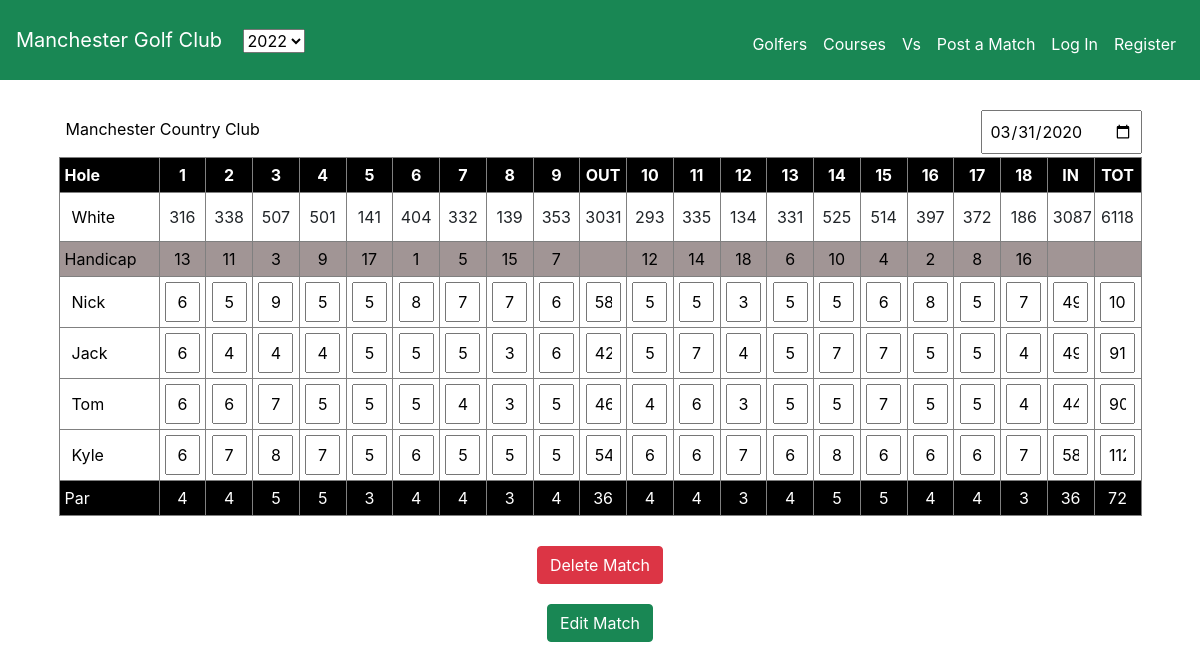
The app's page /edit/10/ with its own data.
### golf/models.py (models this page shows, shortened)
class Course(models.Model):
    name = models.CharField(max_length=50)
    WHITE = 'White'
    BLUE = 'Blue'
    RED = 'Red'
    BLACK = 'Black'
    TEE_CHOICES = [
        (WHITE, 'White'),
        (BLUE, 'Blue'),
        (RED, 'Red'),
        (BLACK, 'Black')
    ]
    tees = models.CharField(max_length=6, choices=TEE_CHOICES, default=WHITE)
    course_rating = models.DecimalField(max_digits=3, decimal_places=1)
    slope = models.IntegerField()
    front_par = models.IntegerField()
    back_par = models.IntegerField()
    par = models.IntegerField()
    front_yardage = models.IntegerField()
    back_yardage = models.IntegerField()
    yardage = models.IntegerField()
    abbreviation = models.CharField(max_length=10)

class User(AbstractUser):
    has_rounds = models.BooleanField(default=False)

### golf/views.py (the view)
# urls.py: path("edit/<int:match_id>/", views.edit, name="edit")
def edit(request, match_id):
    if request.method == "POST":
        if request.POST['action'] == 'Edit Match':
            post_success_checker = post_match(request)
            if post_success_checker[0]:
                rounds = Round.objects.filter(match=match_id)
                delete_rounds(rounds)
                return HttpResponseRedirect(reverse('index'))
            else:
                return render(request, "golf/error.html",
                              {'message': post_success_checker[1]})
        else:
            rounds = Round.objects.filter(match=match_id)
            delete_rounds(rounds)
            return HttpResponseRedirect(reverse('index'))
    else:
        rounds = Round.objects.filter(match=match_id)
        course_name = rounds[0].course.name
        course_tees = rounds[0].course.tees
        golfers = []
        for this_round in rounds:
            golfers.append(this_round.golfer)
        default_course = Course.objects.get(name=course_name,
                                            tees=course_tees)
        course_info = get_course_info(default_course)
        date = rounds[0].date
        date = date.strftime("%Y-%m-%d")
        golfers_strokes = []
        for golfer_round in rounds:
            golfer_strokes = []
            golfer_scores = Score.objects.filter(round=golfer_round)
            for score in golfer_scores:
                golfer_strokes.append(score.score)
            golfer_strokes.append(sum(golfer_strokes[9:]))
            golfer_strokes.append(sum(golfer_strokes[:-1]))
            golfer_strokes.insert(9, sum(golfer_strokes[:9]))
            golfer_strokes.insert(0, golfer_round.golfer.first_name)
            golfers_strokes.append(golfer_strokes)
        context = {"course_length": range(1, 10), "course_name": course_name,
                   "golfers": golfers_strokes,
                   "default_course": default_course,
                   "yardages": course_info[2], "handicaps": course_info[1],
                   "pars": course_info[0], "date": date, "match_id": match_id,
                   "tees": course_tees}
        return render(request, "golf/edit.html", context)

### golf/helpers.py (called while the page is built)
def get_course_info(course) -> list:
    holes = Hole.objects.filter(course=course)
    yardages = []
    handicaps = []
    pars = []
    for i in range(len(holes)):
        yardages.append(holes[i].yardage)
        handicaps.append(holes[i].handicap)
        pars.append(holes[i].par)
    course_info = [pars, handicaps, yardages]
    return course_info

### golf/templates/golf/edit.html (shortened to what this page needs)
{% extends "golf/layout.html" %}
{% load static %}
{% block main %}
<form class="grid" action="{% url 'edit' match_id %}" method="post" id="scorecard" onsubmit="return validate();">
    <div id="general-info">
        <input class="edit-match-field edit-match-course" type=text name="course" value="{{ course_name }}" readonly>
        <input id="date" type="date" name="round-date" value="{{ date }}" required>
    </div>
    <table class="scorecard">
        <tr class="holes-row">
            <th class="scorecard-header"><strong>Hole</strong></th>
            {% for i in course_length %}
            <td>{{ i }}</td>
            {% endfor %}
            <td>OUT</td>
            {% for i in course_length %}
            <td>{{ i|add:"9" }}</td>
            {% endfor %}
            <td>IN</td>
            <td>TOT</td>
        </tr>
        <tr class="yardages-row">
            <th class="scorecard-header"><input class="edit-match-field" type=text name="tees" value="{{ tees }}"
                    readonly></th>
            {% for yardage in yardages|slice:":9" %}
            <td>{{ yardage }}</td>
            {% endfor %}
            <td>{{ default_course.front_yardage }}</td>
            {% for yardage in yardages|slice:"9:" %}
            <td>{{ yardage }}</td>
            {% endfor %}
            <td>{{ default_course.back_yardage }}</td>
            <td>{{ default_course.yardage }}</td>
        </tr>
        <tr class="handicap-row">
            <th class="scorecard-header">Handicap</th>
            {% for handicap in handicaps|slice:":9" %}
            <td>{{ handicap }}</td>
            {% endfor %}
            <td></td>
            {% for handicap in handicaps|slice:"9:" %}
            <td>{{ handicap }}</td>
            {% endfor %}
            <td></td>
            <td></td>
        </tr>
        {% for golfer in golfers %}
        <tr class="scores-row" id="strokes">
            <th class="scorecard-header"><input class="edit-match-field" type=text name="golfer-{{ forloop.counter }}"
                    value="{{ golfer.0 }}" readonly></th>
            {% for score in golfer|slice:"1:10" %}
            <td><input name="{{ golfer.0 }}-{{ forloop.counter }}" type='number' min='1' max='9' value="{{ score }}"
                    required></td>
            {% endfor %}
            <td><input name="{{ golfer.0 }}-10" type='number' min='9' max='100' value="{{ golfer.10 }}" required></td>
            {% for score in golfer|slice:"11:20" %}
            <td><input name="{{ golfer.0}}-{{ forloop.counter|add:'10' }}" type='number' min='1' max='9'
                    value="{{ score }}" required></td>
            {% endfor %}
            <td><input name="{{ golfer.0 }}-20" type='number' min='9' max='100' value="{{ golfer.20 }}" required></td>
            <td><input name="{{ golfer.0 }}-21" type='number' min='18' max='150' value="{{ golfer.21 }}" required></td>
        </tr>
        {% endfor %}
        <tr class="pars-row">
            <th class="scorecard-header">Par</th>
            {% for par in pars|slice:":9" %}
            <td>{{ par }}</td>
            {% endfor %}
            <td>{{ default_course.front_par }}</td>
            {% for par in pars|slice:"9:" %}
            <td>{{ par }}</td>
            {% endfor %}
            <td>{{ default_course.back_par }}</td>
            <td>{{ default_course.par }}</td>
        </tr>
    </table>
    <input class="btn btn-danger btn-med" name="action" id="delete-match" type="submit" value="Delete Match">
    <input class="btn btn-success btn-med" name="action" id="edit-match" type="submit" value="Edit Match">
</form>
{% endblock %}

### golf/static/golf/styles.css (style rules this page uses)
.grid { display: grid; place-items: center; padding: 15px; }
.scorecard { table-layout: fixed; width: 95%; padding-top: 30px; padding-bottom: 15px; border-bottom: #cac2c2 1px solid; padding-left: 15px; margin: 20px; margin-top: 3px; }
.holes-row { color: white; background-color: black; text-align: center; font-weight: bold; }
.yardages-row { text-align: center; }
.handicap-row { text-align: center; color: black; background-color: rgb(161, 149, 149); }
.scores-row { text-align: center; }
.pars-row { color: white; background-color: black; text-align: center; }
.scorecard-header { text-align: left; font-weight: 400; }
input[type='number'] { width: 35px; height: 40px; text-align: center; }
input[type='date'] { margin-top: 15px; }
input, button { padding: 7px; }
td, th { padding: 5px; border-style: solid; border-color: gray; border-width: 1px; }
th { width: 100px; }
#date { margin: 0px; float: right; }
#general-info { margin: 0 auto; width: 95%; text-align: center; }
#post-match, #new-course-button, #submit-button, #edit-match { margin-left: 10px; background-color: #198754; border-color: #198754; }
.edit-match-field { width: 100%; border: 0px; outline: none; }
.edit-match-course { width: 75%; float: left; outline: none; }
#delete-match, #edit-match { margin: 10px; }

### records on screen
Course: course "Manchester Country Club", tees "White", front_yardage "3031", back_yardage "3087", yardage "6118", front_par "36", back_par "36", par "72"
User: first_name "Nick"
User: first_name "Jack"
User: first_name "Tom"
User: first_name "Kyle"

### other values on screen
{{ i }} "1" "2" "3" "4" "5" "6" "7" "8" "9"
{{ i|add:"9" }} "10" "11" "12" "13" "14" "15" "16" "17" "18"
{{ yardage }} "316" "338" "507" "501" "141" "404" "332" "139" "353"
{{ yardage }} "293" "335" "134" "331" "525" "514" "397" "372" "186"
{{ handicap }} "13" "11" "3" "9" "17" "1" "5" "15" "7"
{{ handicap }} "12" "14" "18" "6" "10" "4" "2" "8" "16"
{{ par }} "4" "4" "5" "5" "3" "4" "4" "3" "4"
{{ par }} "4" "4" "3" "4" "5" "5" "4" "4" "3"
